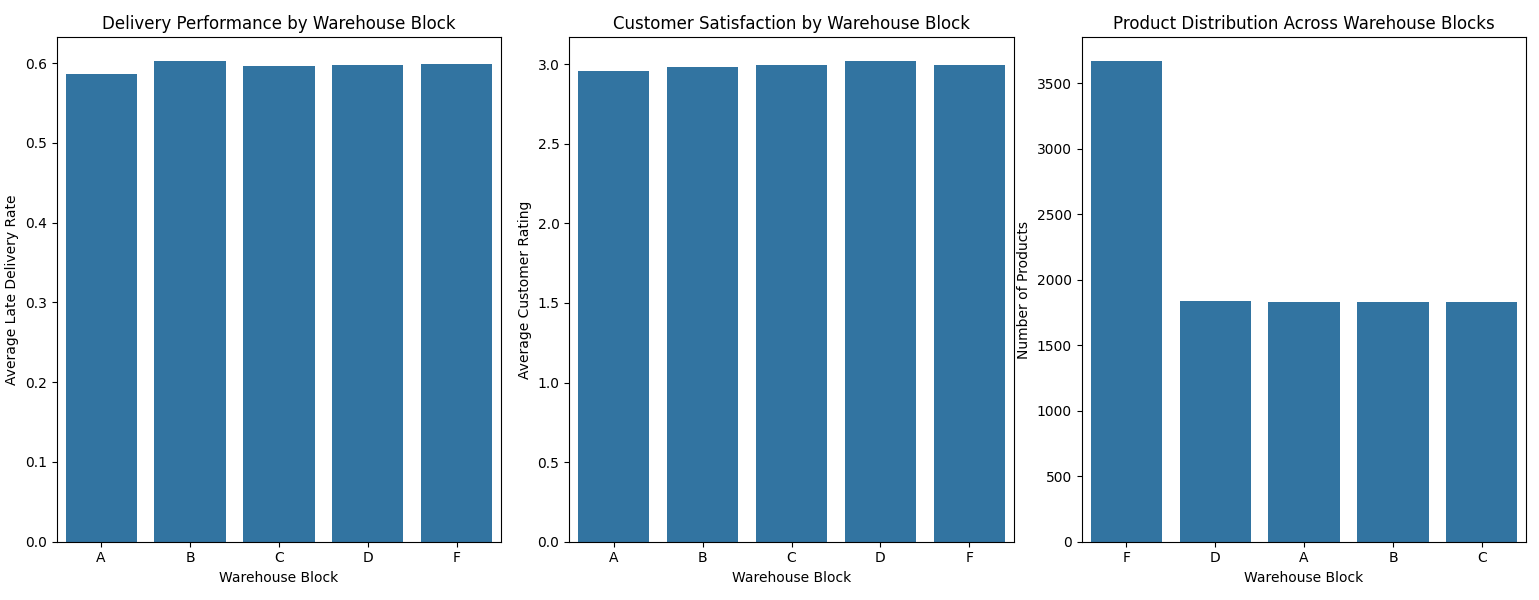

Here is the Python script that generated this plot:
# Import the pandas package for data manipulation and matplotlib.pyplot for plotting.
import pandas as pd
import matplotlib.pyplot as plt
import seaborn as sns

# Load the dataset
data = pd.read_csv('Train.csv')

# Analyzing Delivery Performance by Warehouse Block
# Group the data by 'Warehouse_block' and calculate the mean value of 'Reached.on.Time_Y.N'
# which indicates whether the delivery was on time (0) or not (1).
delivery_performance_by_block = data.groupby('Warehouse_block')['Reached.on.Time_Y.N'].mean().reset_index()

# Analyzing Customer Satisfaction by Warehouse Block
# Calculate the average customer rating for each warehouse block.
customer_satisfaction_by_block = data.groupby('Warehouse_block')['Customer_rating'].mean().reset_index()

# Analyzing Product Distribution Across Warehouse Blocks
# Count the number of products distributed from each warehouse block.
product_distribution_by_block = data['Warehouse_block'].value_counts().reset_index()
product_distribution_by_block.columns = ['Warehouse_block', 'Number_of_Products']

# Data Visualization
plt.figure(figsize=(18, 6))

# Delivery Performance Visualization
plt.subplot(1, 3, 1)
sns.barplot(x='Warehouse_block', y='Reached.on.Time_Y.N', data=delivery_performance_by_block)
plt.title('Delivery Performance by Warehouse Block')
plt.xlabel('Warehouse Block')
plt.ylabel('Average Late Delivery Rate')

# Customer Satisfaction Visualization
plt.subplot(1, 3, 2)
sns.barplot(x='Warehouse_block', y='Customer_rating', data=customer_satisfaction_by_block)
plt.title('Customer Satisfaction by Warehouse Block')
plt.xlabel('Warehouse Block')
plt.ylabel('Average Customer Rating')

# Product Distribution Visualization
plt.subplot(1, 3, 3)
sns.barplot(x='Warehouse_block', y='Number_of_Products', data=product_distribution_by_block)
plt.title('Product Distribution Across Warehouse Blocks')
plt.xlabel('Warehouse Block')
plt.ylabel('Number of Products')

# Show the plots
plt.tight_layout()
plt.show()
